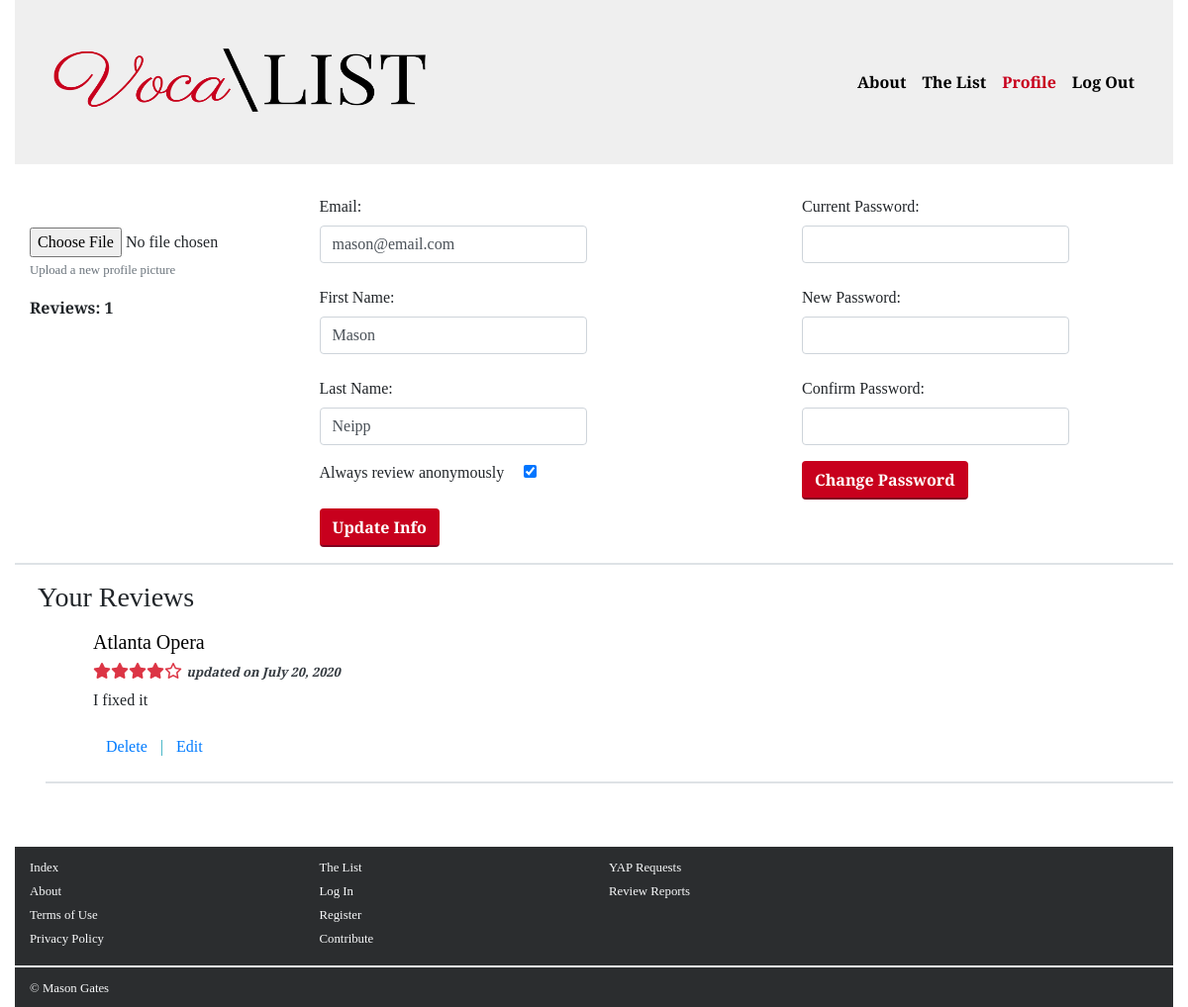
The app's page /profile (signed in) with its own data.
### user_app/models.py (models this page shows, shortened)
class User(models.Model):
    first_name = models.CharField(max_length=255)
    last_name = models.CharField(max_length=255)
    email = models.CharField(max_length=255)
    password = models.CharField(max_length=255)
    image = models.ImageField(default='profile_pictures/default.png', upload_to='profile_pictures')
    anonymous = models.BooleanField(default = True)
    user_level_choices =[
        (0,"Normal"),
        (9,"Admin")
    ]
    user_level = models.IntegerField(choices=user_level_choices, default=0)
    user_level = models.IntegerField(default = 0)
    created_at = models.DateTimeField(auto_now_add=True)
    edited_at = models.DateTimeField(auto_now=True)
    objects = userManager()

### vocalist_app/models.py (models this page shows, shortened)
class Review(models.Model):
    content = models.TextField(blank= True, null=True)
    rating = models.IntegerField()
    company = models.ForeignKey(Company, related_name = "has_reviews", on_delete=models.CASCADE)
    creator = models.ForeignKey(User, related_name="has_reviewed", on_delete=models.CASCADE)
    anonymous = models.BooleanField(default = True)
    created_at = models.DateField(auto_now_add = True)
    updated_at = models.DateField(auto_now= True)
    def dateEdited(self):
        return datetime.strftime(self.updated_at, "%B %d, %Y")

class Company(models.Model):
    name = models.CharField(max_length=255)
    weekly_stipend = models.DecimalField(max_digits=7, decimal_places=2)
    category = models.CharField(max_length=20)
    agma = models.BooleanField(default = False)
    housing = models.BooleanField(default = False)
    travel_stipend = models.BooleanField(default=False)
    benefits = models.BooleanField(default=False)
    slug = models.SlugField(unique= True, max_length=255, null=True, blank=True)
    description = models.TextField(blank = True, null = True)
    website = models.URLField(blank = True, null = True)
    logo = models.TextField(blank=True, null=True)
    minimum_age = models.IntegerField(blank=True, null=True)
    maximum_age = models.IntegerField(blank=True, null =True)
    created_at = models.DateField(auto_now_add = True)
    updated_at = models.DateField(auto_now= True)
    def __str__(self):
        return f'{self.name}'

### user_app/views.py (the view)
# urls.py: path('profile', user_views.user_profile, name="user_profile"),
def user_profile(request):
    if 'user_id' not in request.session:
        return reverse('login')
    else:
        context={
            'logged_user': User.objects.get(id=request.session['user_id'])
        }
        return render(request, "user_profile.html", context)

### vocalist_app/templates/user_profile.html (shortened to what this page needs)
<!doctype html>
<html lang=>
<head>
    <link rel="stylesheet" href="https://stackpath.bootstrapcdn.com/bootstrap/4.3.1/css/bootstrap.min.css"
>
    <link href="{% static 'css/style.css' %}" rel="stylesheet" type="text/css">
</head>
<body>
    <div class="container-fluid">
        <nav class="navbar navbar-expand-lg navbar-light" style="background-color:#efefef">
            <div class="container-fluid">
                <a href="{% url 'index' %}"><img src="{% static 'img/vocalist-logo.png' %}" class="navbar-brand"
                        height=150px width=400px></img></a>
                <div class="collapse navbar-collapse" id="navbarNavAltMarkup">
                    <div class="navbar-nav ml-auto">
                        <a class="nav-link font-weight-bold" href="{% url 'about' %}">About</a>
                        <a class="nav-link font-weight-bold" href="{% url 'list' %}">The List</a>
                        {% if logged_user %}
                        <a class="nav-link font-weight-bold active disabled" href="{% url 'user_profile' %}">Profile</a>
                        <a class="nav-link font-weight-bold" href="{% url 'logout' %} ">Log Out</a>
                        {% else %}
                        <a class="nav-link font-weight-bold" href="{% url 'login' %} ">Log In</a>
                        {% endif %}
                    </div>
                </div>
            </div>
        </nav>
        <div class="container-fluid mt-4">
            <div class="row d-flex justify-content-between">
                <div class="col-md-2">
                    <form action="{% url 'update_user_profile' %}" class="mt-0" method="POST" id="update-info" enctype="multipart/form-data">
                    <div class="form-group mt-3">
                        <input type="file" name="profile_picture" id="profile_picture" class="">
                        <small id="fileHelp" class="form-text text-muted">Upload a new profile picture</small>
                    </div>
                    <p class="font-weight-bold">Reviews: {{logged_user.has_reviewed.all.count}}</p>
                </div>
                <div class="col-md-4">
                        <div class="form-group">
                            <label for="email" class="col-form-label text-black">Email:</label>
                            <input type="email" class="form-control col-sm-9" name="email" id="email"
                                value="{{logged_user.email}}">
                        </div>
                        <div class="form-group">
                            <label for="first_name" class="col-form-label text-black">First Name:</label>
                            <input type="text" class="form-control col-sm-9" name="first_name" id="first_name"
                                value="{{logged_user.first_name}}">
                        </div>
                        <div class="form-group">
                            <label for="last_name" class="col-form-label text-black">Last Name:</label>
                            <input type="text" class="form-control col-sm-9" name="last_name" id="last_name"
                                value="{{logged_user.last_name}}">
                        </div>
                        <div class="form-group">
                            <label for="anonymous">Always review anonymously</label>
                            {% if logged_user.anonymous == True%}
                            <input type="checkbox" name="anonymous" id="anonymous" class="ml-3" checked>
                            {% else %}
                            <input type="checkbox" name="anonymous" id="anonymous" class="ml-3">
                            {% endif %}
                        </div>
                        <input type="submit" value="Update Info" class="btn btn-custom ml-auto">
                </div>
                <div class="col-md-4">
                    <form action="{% url 'update_password' %}" class="mt-0" method="POST" id="update_password">
                        <div class="form-group">
                            <label for="new-password" class="col-form-label text-black">Current Password:</label>
                            <input type="password" class="form-control col-sm-9" name="current_password" id="password">
                        </div>
                        <div class="form-group">
                            <label for="new-password" class="col-form-label text-black">New Password:</label>
                            <input type="password" class="form-control col-sm-9" name="new_password" id="new_password">
                        </div>
                        <div class="form-group">
                            <label for="confirm_password" class="col-form-label text-black">Confirm Password:</label>
                            <input type="password" class="form-control col-sm-9" name="confirm_password"
                                id="confirm_password">
                        </div>
                        <input type="submit" value="Change Password" class="btn btn-custom ml-auto">
                    </form>
                </div>
                <hr class="border border-grey w-100">
            </div>
            <h3 class="mb-3 ml-2">Your Reviews</h3>
            <div id="user_reviews">
                {% for review in logged_user.has_reviewed.all %}
            <div class="row ml-3">
                <div class="mx-5">
                    <h5><a href="{% url 'company_profile' review.company.slug %}">{{review.company}}</a></h5>
                    <h6 class="font-weight-bold text-danger">
                        {% if review.rating == 1 %}
                        <i class="fas fa-star"></i><i class="fa fa-star-o"></i><i class="fa fa-star-o"></i><i class="fa fa-star-o"></i><i class="fa fa-star-o"></i>
                        {% elif review.rating == 2 %}
                        <i class="fas fa-star"></i><i class="fas fa-star"></i><i class="fa fa-star-o"></i><i class="fa fa-star-o"></i><i class="fa fa-star-o"></i>
                        {% elif review.rating == 3 %}
                        <i class="fas fa-star"></i><i class="fas fa-star"></i><i class="fas fa-star"></i><i class="fa fa-star-o"></i><i class="fa fa-star-o"></i>
                        {% elif review.rating == 4 %}
                        <i class="fas fa-star"></i><i class="fas fa-star"></i><i class="fas fa-star"></i><i class="fa fa-star"></i><i class="fa fa-star-o"></i>
                        {% elif review.rating == 5 %}
                        <i class="fas fa-star"></i><i class="fas fa-star"></i><i class="fas fa-star"></i><i class="fa fa-star"></i><i class="fa fa-star"></i>
                        {% endif %}
                        {% if review.updated_at %}
                            <small><em class="text-dark font-weight-bold">updated on {{review.dateEdited}}</em></small>
                        {% else %}
                            <small><em class="text-dark font-weight-bold">{{review.datePosted}}</em></small>
                        {% endif %}
                        </h6>
                    <p>{{review.content}}</p>
                    <form action="{% url 'delete_review' review.id %}" method="POST" class="d-flex justify-content-start">
                        <input type="submit" value="Delete" class="btn btn-link">
                        <span class="text-info align-self-center">|</span>
                        <input type="button" value="Edit" class="btn btn-link edit_review">
                    </form>
                </div>
                <hr class="border border-grey w-100">
            </div>
            {% endfor %}
            </div>
        </div>
        <div class="container-fluid mt-5" style="background-color:#2B2D2F;">
            <div class="row d-flex justify-content-start">
                <div class="col-md-3">
                    <ul class="list-unstyled mt-2">
                        <li><a href="{% url 'index' %}" class="text-light"><small>Index</small></a></li>
                        <li><a href="{% url 'about' %}" class="text-light"><small>About</small></a></li>
                        <li><a href="{% url 'terms_of_use' %}" class="text-light"><small>Terms of Use</small></a></li>
                        <li><a href="{% url 'privacy_policy' %}" class="text-light"><small>Privacy Policy</small></a></li>
                    </ul>
                </div>
                <div class="col-md-3">
                    <ul class="list-unstyled mt-2">
                        <li><a href="{% url 'list' %}" class="text-light"><small>The List</small></a></li>
                        <li><a href="{% url 'login' %}" class="text-light"><small>Log In</small></a></li>
                        <li><a href="{% url 'register' %}" class="text-light"><small>Register</small></a></li>
                        <li><a href="{% url 'contribute' %}" class="text-light"><small>Contribute</small></a></li>
                    </ul>
                </div>
                {% if logged_user.user_level == 9%}
                <div class="col-md-3">
                    <ul class="list-unstyled mt-2">
                        <li><a href="{% url 'requests' %}" class="text-light"><small>YAP Requests</small></a></li>
                        <li><a href="{% url 'all_reports' %}" class="text-light"><small>Review Reports</small></a></li>
                    </ul>
                </div>
                {% endif %}
            </div>
            <div class="row">
                <hr class="border border-light w-100 mb-0 mt-0" >
            </div>
            <div class="row d-flex justify-content-start">
                <div class="col-md-2 mb-2 mt-2">
                    <small class="text-light"> &copy; Mason Gates</small>
                </div>
            </div>
        </div>
    </div>
</body>
</html>

### vocalist_app/static/css/style.css (style rules this page uses)
body { font-family: 'Playfair Display', serif; width: 100%; }
a { color: black !important; text-decoration: none; }
.btn-custom { background-color:#c8001d; border-bottom: 2px solid #80011f; color:white !important; font-weight: bold; }
a.active { color:#c8001d !important; }

### records on screen
User: has_reviewed.all.count "1", email "mason@email.com", first_name "Mason", last_name "Neipp"
Review: company "Atlanta Opera", rating 4 (drawn), dateEdited "July 20, 2020", content "I fixed it"
